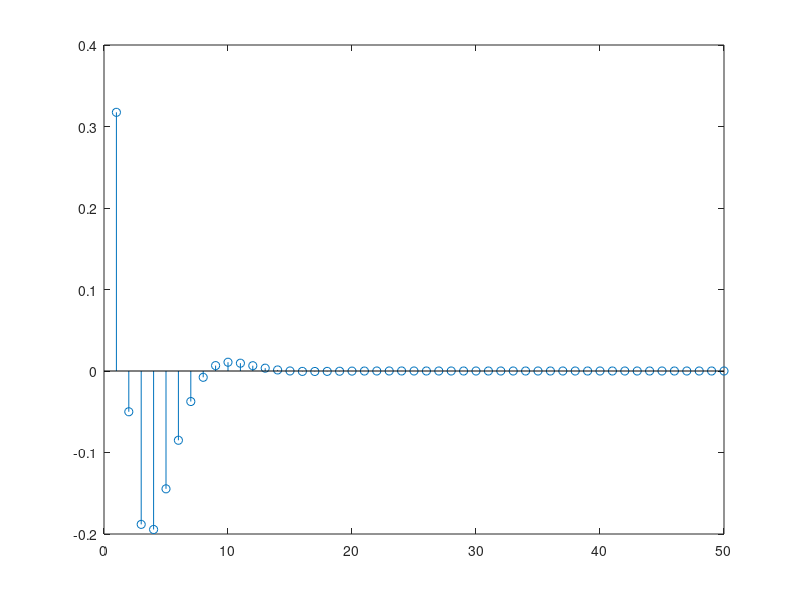

The MATLAB source for this figure:
%Exemplo 1a do PDF
clear all;
close all;
clc;
a= [1, -1.143 , 0.4128];
b= [0.0675, 0.1349, 0.0675];
x = zeros(1,50);
zi = filtic(b,a, [1,2]);
y = filter(b,a,x,zi);
stem(y)